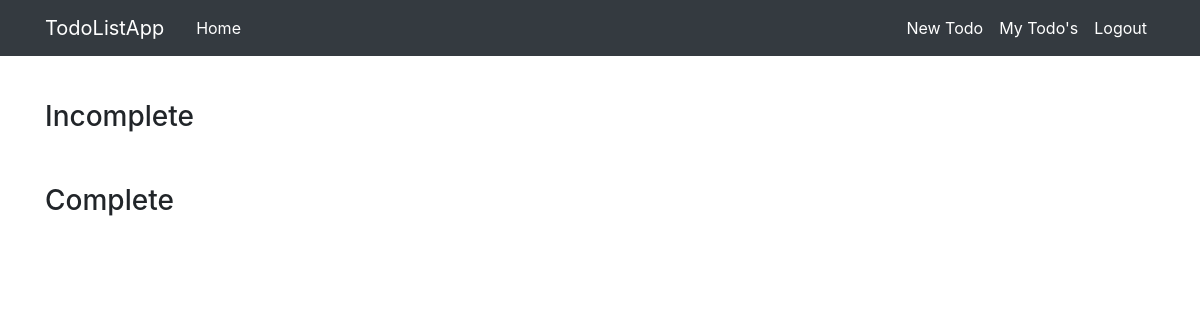
Page /mytodos (signed in) on the earlier database version.
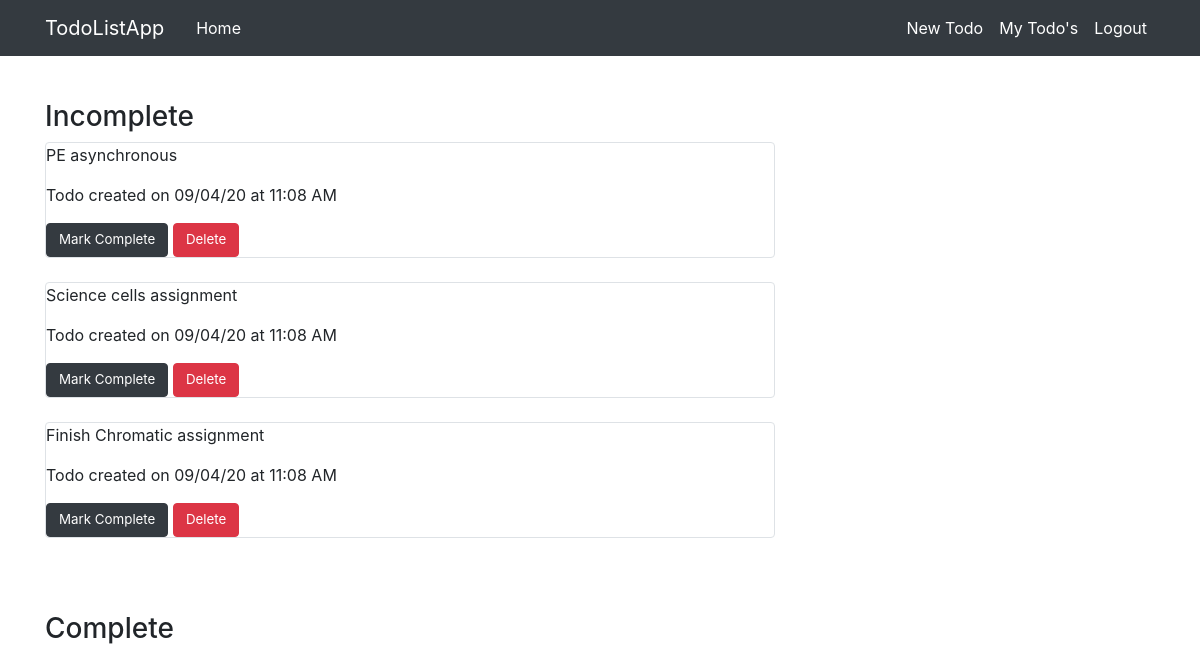
Same page on the later database version.
### main.py (models this page shows)
class Todo(db.Model):
    id = db.Column(db.Integer, primary_key=True)
    todo = db.Column(db.String(130), nullable=False)
    complete = db.Column(db.Boolean)
    todo_time = db.Column(db.DateTime, nullable=False, default=datetime.datetime.now())
    user_id = db.Column(db.Integer, db.ForeignKey('user.id'), nullable=False)

### main.py (the view)
@login_required
@app.route('/mytodos')
def show_todos():
    incomplete = Todo.query.filter_by(writer=current_user, complete=False).all()
    complete = Todo.query.filter_by(writer=current_user, complete=True).all()
    return render_template('mytodos.html', incomplete=incomplete, complete=complete)

### main.py (called while the page is built)
@login_manager.user_loader
def load_user(user_id):
    return User.query.get(int(user_id))

@app.before_request
def make_session_permanent():
    session.permanent = True

### templates/mytodos.html (shortened to what this page needs)
{% extends "base.html" %}
{% block content %}
<div class="incomplete">
    <h3>Incomplete</h3>
        {% for todo in incomplete %}
            <div class="border">
                <p>{{todo.todo}}</p>
                <p>Todo created on {{todo.todo_time.strftime("%m/%d/%y")}} at {{todo.todo_time.strftime('%I:%M %p')}}</p>
                <a class="btn btn-dark" href="{{ url_for('complete_todo', todo_id=todo.id)}}">Mark Complete</a>
                <a class="btn btn-danger" href="{{ url_for('delete_todo', todo_id=todo.id)}}">Delete</a>
            </div><br>
        {% endfor %}
</div>
<div class="complete">
    <h3>Complete</h3>
</div>
{% endblock %}

### templates/base.html (shortened to what this page needs)
<!DOCTYPE html>
<html>
<head>
    <link rel="stylesheet" href="https://maxcdn.bootstrapcdn.com/bootstrap/4.0.0/css/bootstrap.min.css">
    <link rel="stylesheet" type="text/css" href="{{ url_for('static', filename='style.css') }}">
</head>
<body>
    <header class="site-header">
      <nav class="navbar navbar-expand-lg navbar-dark bg-dark fixed-top">
        <div class="container">
          <a class="navbar-brand mr-4" href="/home">TodoListApp</a>
          <div class="collapse navbar-collapse" id="navbarToggle">
            <div class="navbar-nav mr-auto">
              <a class="nav-item nav-link active" href="/home">Home</a>
            </div>
            {% if current_user.is_authenticated %}
              <div class="navbar-nav">
                  <a class="nav-item nav-link active" href="/newtodo">New Todo</a>
                  <a class="nav-item nav-link active" href="/mytodos">My Todo's</a>
                  <a class='nav-item nav-link active' href='/logout'>Logout</a>
              </div>
            {% else %}
              <div class="navbar-nav">
                <a class="nav-item nav-link active" href="/signup">Sign Up</a>
                <a class="nav-item nav-link active" href="/login">Login</a>
            </div>
            {% endif %}
          </div>
        </div>
      </nav>
    </header>
    <main role="main" class="container">
      <div class="row">
        <div class="col-md-8">
          {% block content %}{% endblock %}
        </div>
    </main>
</body>
</html>

### templates/mytodos.html (style rules this page uses)
.incomplete { margin-top: 100px; }
.complete { margin-top: 50px; }
.border { border-radius: 4px; }
.border a { font-size: smaller; }
.incomplete .border { border: 3px black solid; }

Differences in the rows shown:
added Todo: todo "PE asynchronous", todo_time "09/04/20", todo_time "11:08 AM"
added Todo: todo "Science cells assignment", todo_time "09/04/20", todo_time "11:08 AM"
added Todo: todo "Finish Chromatic assignment", todo_time "09/04/20", todo_time "11:08 AM"
